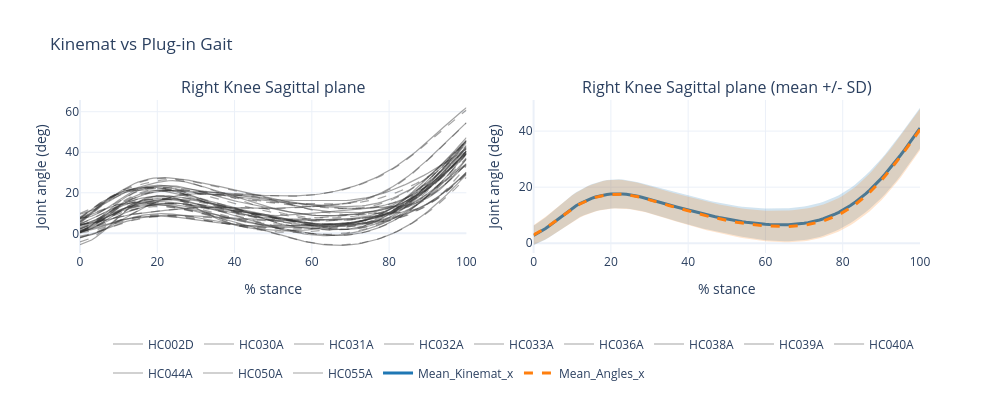

The notebook cell saved with this chart:
### Markdown cell above
### 2 a Plotting individual line plots and mean +/- standard deviation plots

### Code cell
lines_and_events = CompositeRenderer(IndividualLinesRenderer(), EventOverlayRenderer())     # within stuff
ens = Ensembler( in_folder=fld, channels=channels, n_rows=rows, n_cols=cols, subj_list=subj_list, condition_spec=spec)

ens.add_subplot(PlotSpec('Right Knee Sagittal plane', "Kinemat_x", companions=["Angles_x"], row=1, col=1, renderer=IndividualLinesRenderer(), x_label="% stance", y_label="Joint angle (deg)"))
ens.add_subplot(PlotSpec('Right Knee Sagittal plane (mean +/- SD)', "Kinemat_x", companions=["Angles_x"], row=1, col=2, renderer=MeanSDRenderer(), x_label="% stance", y_label="Joint angle (deg)"))

fig = ens.build(title="Kinemat vs Plug-in Gait")
fig.show()
